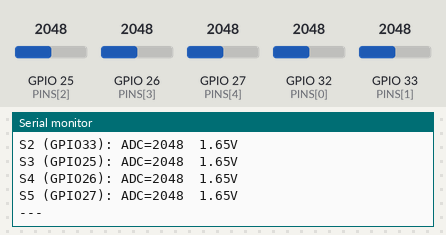
A sketch run on a simulated ESP32. Parts: the last lines printed to the serial monitor. Inputs (shaded band) come from the test bench; at power-on: GPIO 25 (PINS[2]) = 2048, GPIO 26 (PINS[3]) = 2048, GPIO 27 (PINS[4]) = 2048, GPIO 32 (PINS[0]) = 2048, GPIO 33 (PINS[1]) = 2048.

Above: at 4.8 s.
4.9 s: GPIO 25 (PINS[2]) set to 1960
7.9 s: GPIO 26 (PINS[3]) set to 1960
At 9.0 s:
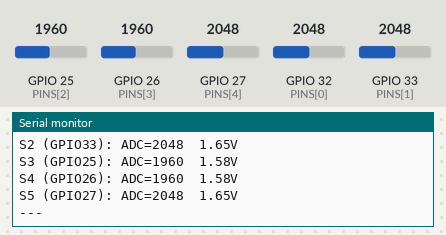
10.9 s: GPIO 27 (PINS[4]) set to 1960
At 13.2 s:
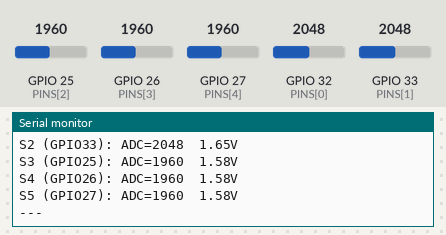
13.9 s: GPIO 32 (PINS[0]) set to 1960
16.9 s: GPIO 33 (PINS[1]) set to 1960
19.9 s: GPIO 25 (PINS[2]) set to 2040
Timing chart, 0 to 22.9 s (numbered marks = the images above; inputs shaded):
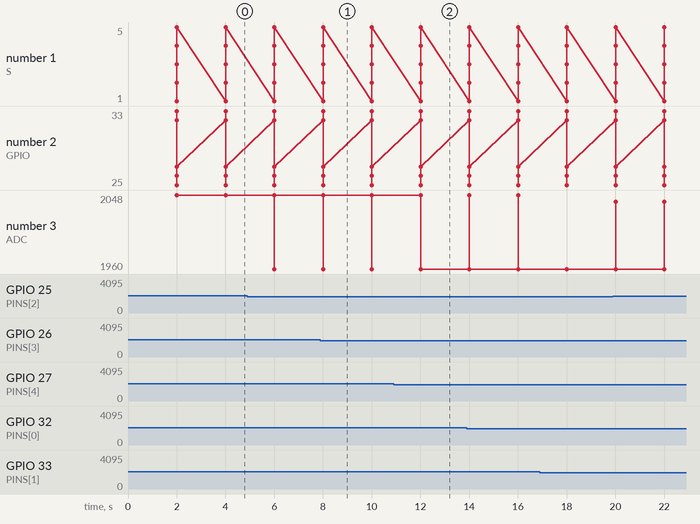

The sketch:

soil_probe_v3.ino
```cpp
// soil_probe_v3.ino — 5 路 AOUT 土壤传感器模拟读取
// 模块输出直流电压（AOUT）：干燥时电压高，湿润时电压低
const int PINS[5] = {32, 33, 25, 26, 27}; // 均为 ADC1 通道

void setup() {
  Serial.begin(115200);
  for (int i = 0; i < 5; i++) {
    pinMode(PINS[i], INPUT);
    analogSetPinAttenuation(PINS[i], ADC_11db); // 0~3.3V 满量程
  }
  Serial.println("=== probe v3: 5x analog soil moisture ===");
}

void loop() {
  static unsigned long last = 0;
  if (millis() - last < 2000) return;
  last = millis();
  for (int i = 0; i < 5; i++) {
    int adc = analogRead(PINS[i]);
    float v = adc / 4095.0f * 3.3f;
    Serial.printf("S%d (GPIO%d): ADC=%d  %.2fV\n", i + 1, PINS[i], adc, v);
  }
  Serial.println("---");
}
```

Measured:
- after the input at 7.9 s, the serial monitor: prints a new line after 0.11 s (image 1)
- after the input at 10.9 s, the serial monitor: prints a new line after 1.1 s (image 2)
